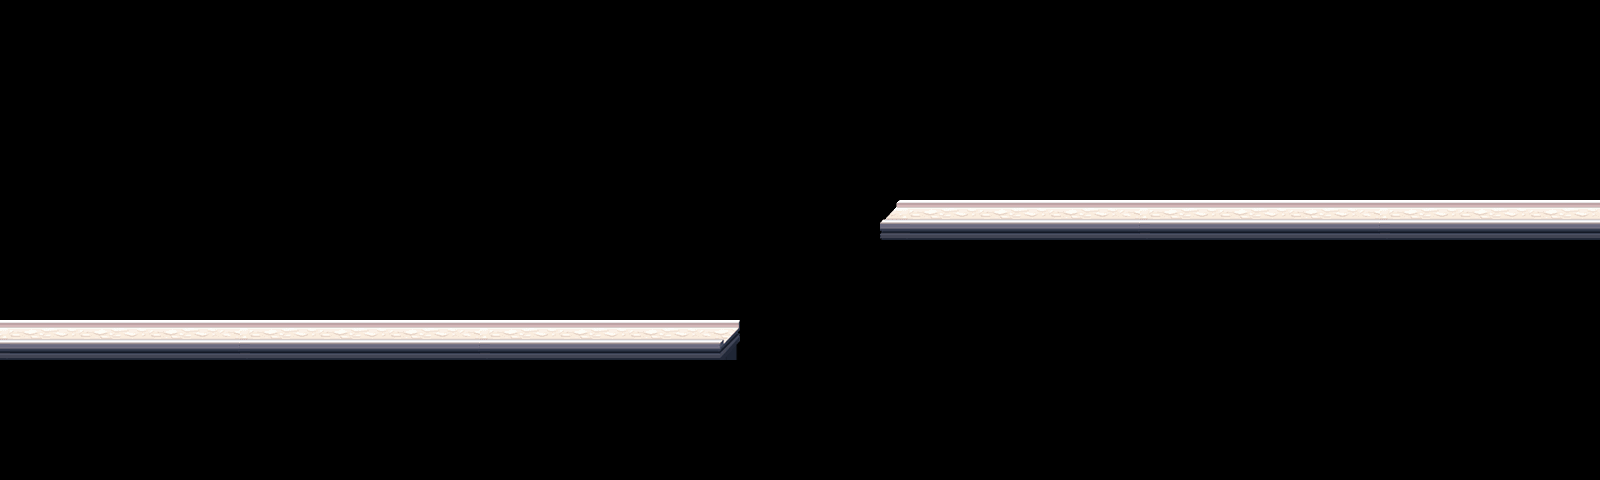

This game map was drawn from its Tiled (.tmx) file and the tilesets committed beside it. A one-line description and the trimmed map source follow:
An orthogonal 80x12 tile map with 20x40 px tiles, 1 tile layer (块层 1) and 12 objects.

<map version="1.0" orientation="orthogonal" width="80" height="12" tilewidth="20" tileheight="40">
 <tileset firstgid="1" name="road" tilewidth="20" tileheight="40">
  <image source="road.png" width="280" height="188" />
 </tileset>
 <layer name="块层 1" width="80" height="12">
  <data>[960 cells, 73 non-empty, 14 distinct tile ids]</data>
 </layer>
 <objectgroup name="collision" width="80" height="12">
  <object x="0" y="334" width="734" height="26" />
  <object x="888" y="213" width="714" height="27" />
 </objectgroup>
 <objectgroup name="items" width="80" height="12" />
 <objectgroup name="enemy" width="80" height="12">
  <object x="260" y="320" />
  <object x="260" y="240" />
  <object x="460" y="320" />
  <object x="520" y="320" />
  <object x="1060" y="200" />
  <object x="1140" y="200" />
  <object x="1320" y="160" />
  <object x="1380" y="160" />
  <object x="1520" y="200" />
  <object x="1600" y="200" />
 </objectgroup>
 <objectgroup name="up" width="80" height="12" />
</map>
